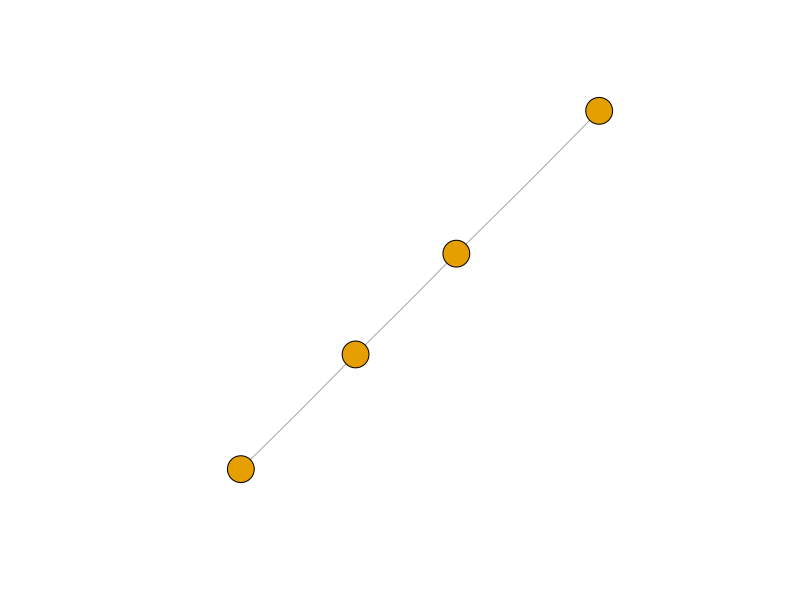
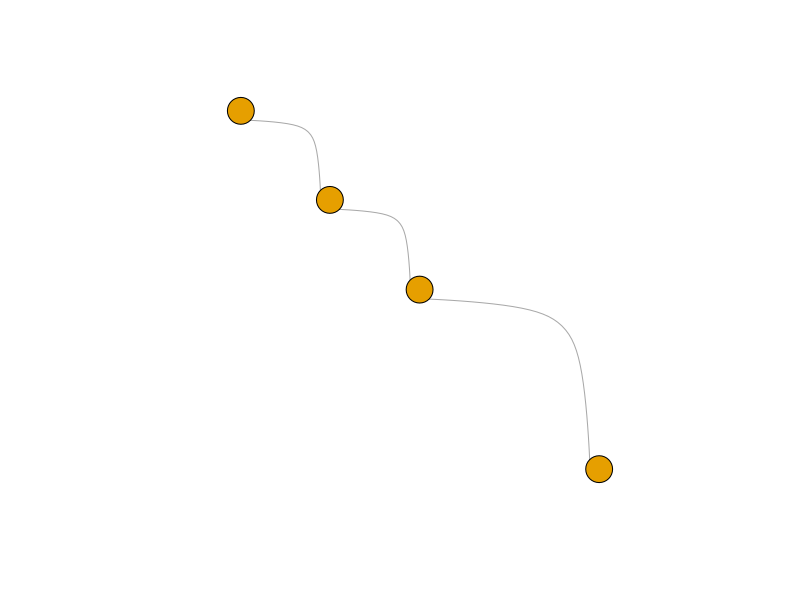
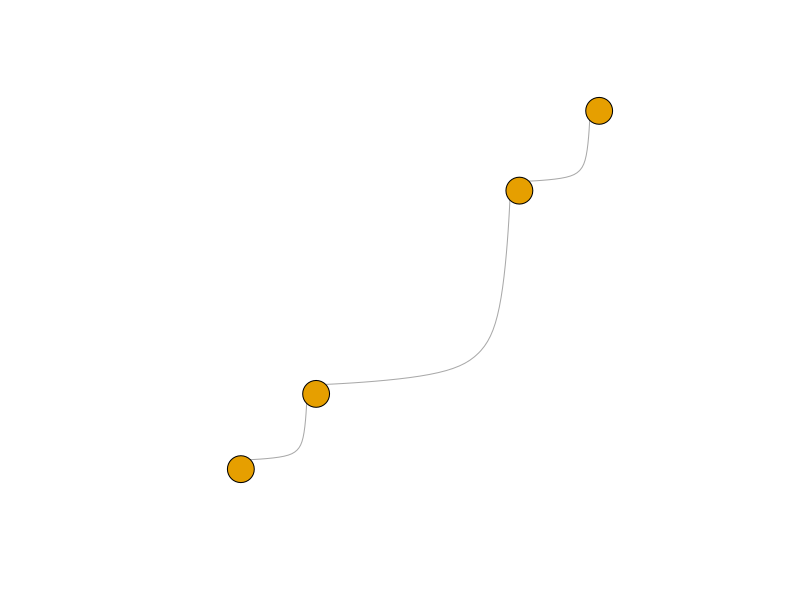
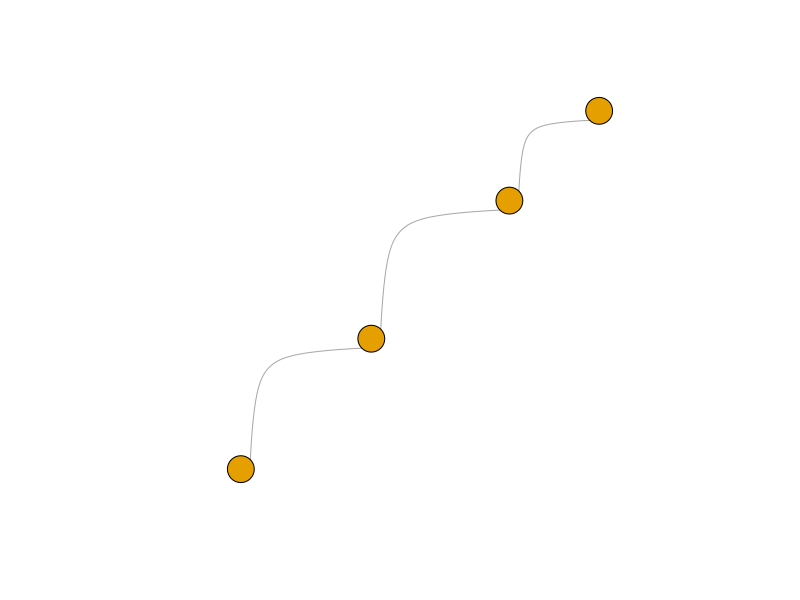
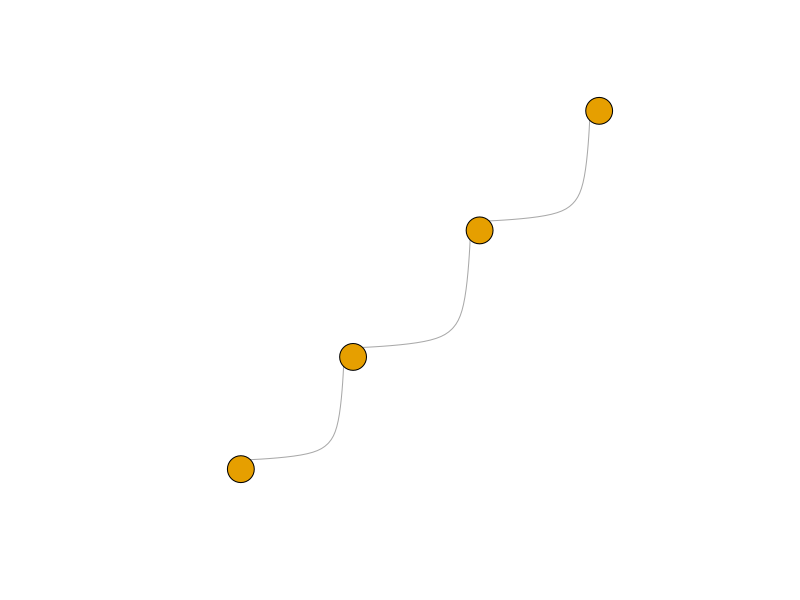
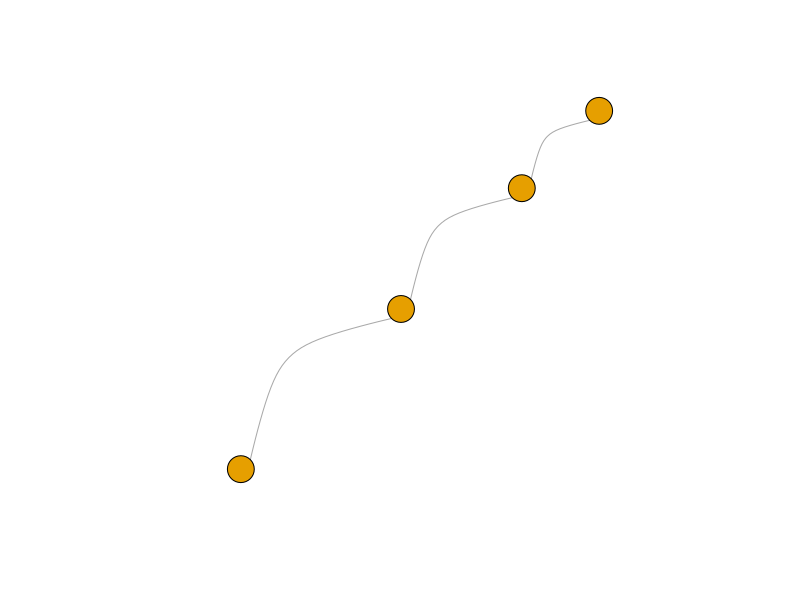
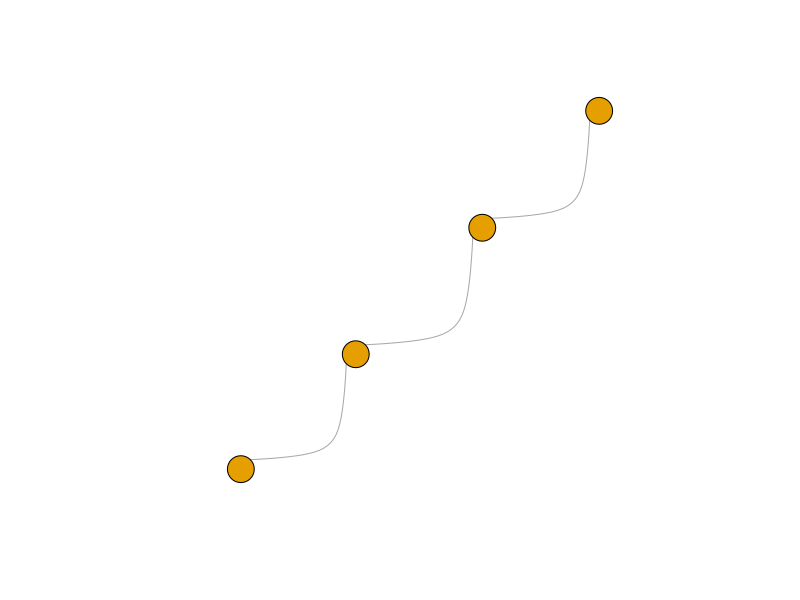
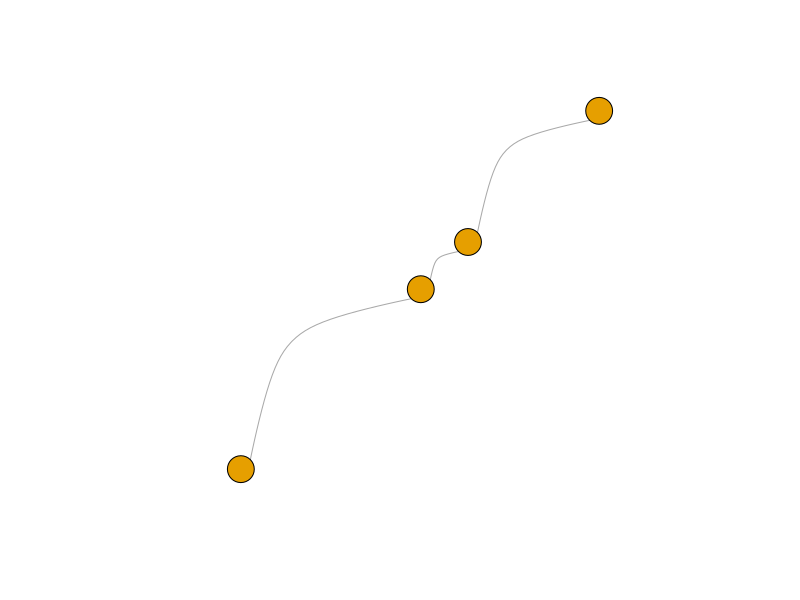

Source code (R) for these figures, in order: (Note: this script raises an error after producing the figures.)
#############################_Libraries_##########################
setwd(dirname(rstudioapi::getSourceEditorContext()$path))
getwd()
Sys.setenv(LANG = "en")

if (!("igraph" %in% rownames(installed.packages()))) install.packages("igraph")
library(igraph)

#############################_Graph_generation_#######################
#' Losowy obrót dla rysunku grafu - layout_in_circle() psuje losowość
#'
#' @param graph List
#' @return matrix
#'
randomLayout <- function(graph)
{
  rotation <- runif(1, 0, 2*pi)
  layout <- layout_in_circle(graph)
  return(cbind(cos(rotation) * layout[,1] - sin(rotation) * layout[,2], sin(rotation) * layout[,1] + cos(rotation) * layout[,2]))
}

#' Tworzy katalog do zapisu grafów
#'
#' @param vertexNo int - liczba wierzchołków
#' @param fileName string - nazwa grafu
#' @return string - ścieżka
#'
createDir <- function(vertexNo, fileName)
{
  dir <- paste0('graph_generator_v3_output/', as.character(vertexNo))
  dir.create(dir, showWarnings = FALSE)
  dir.create(file.path(dir, fileName), showWarnings = FALSE)
  pathName <- paste0(dir, '/', fileName)
  unlink(paste0(pathName, "/*"))
  return(pathName)
}

#' Rysuj graf
#'
#' @param graph Graph - Graf do narysowania
#' @param pathName string - Ścieżka
#' @param fileName string - Nazwa pliku
#' @param vertexNo int - liczba wierzchołków
#' @param i int - Numer iteracji
#' @param plotCurve float
#' @return void
#'
plotGraphHelper <- function(graph, pathName, fileName, vertexNo, i, plotCurve)
{
  path <- file.path(pathName, paste0(fileName, "-", vertexNo, "-", i, ".png"))
  png(path, width = 800, height = 600)
  plot(graph, vertex.label = NA, edge.curved = plotCurve)
  dev.off()
}

#' Liczba losowa z rozkładu normalnego
#'
#' @param minVal float - minimalna wartość
#' @param maxVal float - maksylamna wartość
#' @return float
#'
generateGaussian <- function(minVal, maxVal)
{
  z <- sqrt(-2 * log(runif(1))) * cos(2 * pi * runif(1))
  gaussian_num <- 0.5 * (z + 1) * (maxVal - minVal) + minVal
  gaussian_num <- pmin(pmax(gaussian_num, 0.01), 0.99)
  return(gaussian_num)
}

#' Graf ścieżka N wierzchołków, nieskierowany
#'
#' @param N int - liczba rysunków
#' @param vertexNo int - liczba wierzchołków
#' @return void
#'
plotPaths <- function(N, vertexNo)
{
  fileName <- 'path'
  pathName <- createDir(vertexNo, fileName)
  definition <- c()
  for (index in 1:(vertexNo-1))
  {
    definition <- c(definition, index, index + 1)
  }
  definitionMatrix <- matrix(definition, ncol = 2, byrow = TRUE)
  
  for (i in 1:N)
  {
    plotCurve <- generateGaussian(0.01, 0.99)
    graph <- graph_from_edgelist(definitionMatrix, directed = FALSE)
    E(graph)$weight <- runif(ecount(graph))
    plotGraphHelper(graph, pathName, fileName, vertexNo, i, plotCurve)
  }
}

#' Graf cykliczny N wierzchołków, 100% pewności na połączenie wierzchołków, nieskierowany
#'
#' @param N int - liczba rysunków
#' @param vertexNo int - liczba wierzchołków
#' @return void
#'
plotCycles <- function(N, vertexNo)
{
  fileName <- 'cycle'
  pathName <- createDir(vertexNo, fileName)
  for (i in 1:N)
  {
    plotCurve <- generateGaussian(0.01, 0.99)
    graph <- make_ring(vertexNo, directed = FALSE)
    plotGraphHelper(graph, pathName, fileName, vertexNo, i, plotCurve)
  }
}

#' Graf pełny N wierzchołków, 100% pewności na połączenie wierzchołków, nieskierowany
#'
#' @param N int - liczba rysunków
#' @param vertexNo int - liczba wierzchołków
#' @return void
#'
plotFullGraphs <- function(N, vertexNo)
{
  fileName <- 'full'
  pathName <- createDir(vertexNo, fileName)
  for (i in 1:N)
  {
    plotCurve <- generateGaussian(0.01, 0.99)
    graph <- graph.full(vertexNo, directed = FALSE)
    E(graph)$weight <- runif(ecount(graph))
    plotGraphHelper(graph, pathName, fileName, vertexNo, i, plotCurve)
  }
}

#' Graf spójny N wierzchołków
#'
#' @param N int - liczba rysunków
#' @param vertexNo int - liczba wierzchołków
#' @return void
#'
plotConnectedGraphs <- function(N, vertexNo)
{
  fileName <- 'connected'
  pathName <- createDir(vertexNo, fileName)
  for (i in 1:N)
  {
    plotCurve <- generateGaussian(0.01, 0.99)
    graph <- graph(c(1, 2, 2, 3, 3, 4, 4, 5, 5, 1, 1, round(runif(1, 1, 10)), 2, round(runif(1, 1, 10)), 3, round(runif(1, 1, 10)) , 4, round(runif(1, 1, 10)) , 5, round(runif(1, 1, 10))))
    plotGraphHelper(graph, pathName, fileName, vertexNo, i, plotCurve)
  }
}

#' Graf dwudzielny N wierzchołków
#'
#' @param N int - liczba rysunków
#' @param vertexNo int - liczba wierzchołków
#' @return void
#'
plotBipartiteGraphs <- function(N, vertexNo)
{
  fileName <- 'bipartite'
  pathName <- createDir(vertexNo, fileName)
  for (i in 1:N)
  {
    plotCurve <- generateGaussian(0.01, 0.99)
    graph <- make_full_bipartite_graph(vertexNo/2, vertexNo/2, directed = FALSE)
    E(graph)$weight <- runif(ecount(graph))
    plotGraphHelper(graph, pathName, fileName, vertexNo, i, plotCurve)
  }
}

#' Graf pusty N wierzchołków
#'
#' @param N int - liczba rysunków
#' @param vertexNo int - liczba wierzchołków
#' @return void
#'
plotEmptyGraphs <- function(N, vertexNo)
{
  fileName <- 'empty'
  pathName <- createDir(vertexNo, fileName)
  for (i in 1:N)
  {
    plotCurve <- generateGaussian(0.01, 0.99)
    graph <- make_empty_graph(vertexNo, directed = FALSE)
    plotGraphHelper(graph, pathName, fileName, vertexNo, i, plotCurve)
  }
}

#' Graf drzewa N wierzchołków, nieskierowany
#'
#' @param N int - liczba rysunków
#' @param vertexNo int - liczba wierzchołków
#' @param treeType string - typ drzewa ("binary", "random")
#' @return void
#'
plotTrees <- function(N, vertexNo, treeType = "random")
{
  fileName <- paste0('tree-', treeType)
  pathName <- createDir(vertexNo, fileName)
  
  for (i in 1:N)
  {
    if (treeType == "binary")
    {
      graph <- make_tree(vertexNo, children = 2, mode = "undirected") # Drzewo binarne o liczbie wierzchołków vertexNo
    }
    else if (treeType == "random")
    {
      graph <- sample_tree(vertexNo, directed = FALSE) # Losowe drzewo rozpinające (drzewo losowe)
    }
    else
    {
      stop("Nieznany typ drzewa. Dostępne opcje to 'binary' lub 'random'.")
    }
    plotCurve <- generateGaussian(0.01, 0.99)
    E(graph)$weight <- runif(ecount(graph))
    plotGraphHelper(graph, pathName, fileName, vertexNo, i, plotCurve)
  }
}

#' Graf hiper-kostki o N wymiarach
#'
#' @param N int - liczba rysunków
#' @param No int - liczba wymiarów (czyli liczba bitów w ciągach binarnych)
#' @return void
#'
plotHypercube <- function(N, No) {
  fileName <- 'hypercube'
  pathName <- createDir(No, fileName)
  generate_hypercube_edges <- function(dim)
  {
    num_vertices <- 2^dim
    edges <- matrix(nrow = 0, ncol = 2)
    vertices <- expand.grid(rep(list(c(0, 1)), dim))
    vertices <- as.matrix(vertices)
    for (i in 1:(num_vertices - 1))
    {
      for (j in (i + 1):num_vertices)
      {
        if (sum(vertices[i, ] != vertices[j, ]) == 1)
        {
          edges <- rbind(edges, c(i, j))
        }
      }
    }
    return(edges)
  }
  
  for (i in 1:N)
  {
    plotCurve <- generateGaussian(0.01, 0.99)
    edges <- generate_hypercube_edges(No)
    graph <- graph_from_edgelist(edges, directed = FALSE)
    E(graph)$weight <- runif(ecount(graph))
    plotGraphHelper(graph, pathName, fileName, No, i, plotCurve)
  }
}

plotPaths(500, 4)
plotCycles(500, 4)
plotFullGraphs(500, 4)
plotEmptyGraphs(200, 4)
# plotTrees(500, 4, "random")
plotTrees(500, 4, "binary")
# plotHypercube(500, 4)

plotPaths(500, 5)
plotCycles(500, 5)
plotFullGraphs(500, 5)
plotEmptyGraphs(500, 5)
# plotTrees(500, 5, "random")
plotTrees(500, 5, "binary")
# plotHypercube(500, 5)

plotPaths(500, 6)
plotCycles(500, 6)
plotFullGraphs(500, 6)
plotEmptyGraphs(500, 6)
# plotTrees(500, 6, "random")
plotTrees(500, 6, "binary")
# plotHypercube(500, 6)

plotPaths(500, 7)
plotCycles(500, 7)
plotFullGraphs(500, 7)
plotEmptyGraphs(500, 7)
# plotTrees(500, 7, "random")
plotTrees(500, 7, "binary")
# plotHypercube(500, 7)
